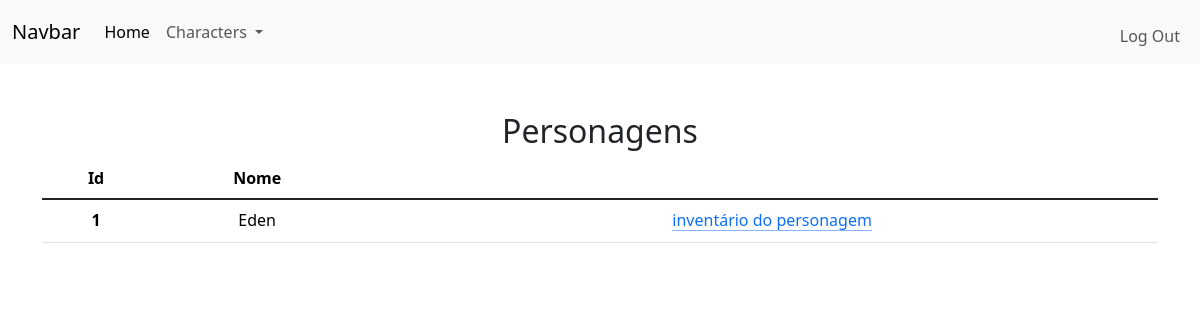
Page / (signed in) on the earlier database version.
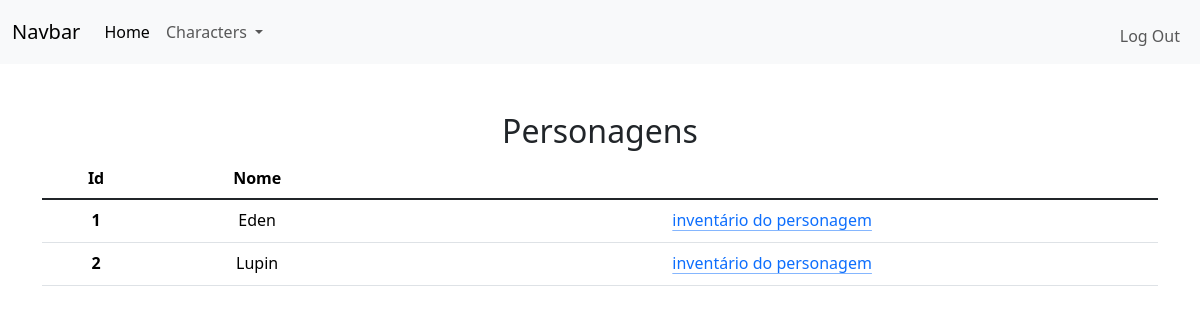
Same page on the later database version.
### tables this page shows
CREATE TABLE characters
(
    user_id INTEGER NOT NULL,
    id INTEGER PRIMARY KEY AUTOINCREMENT NOT NULL,
    name TEXT NOT NULL,
    FOREIGN KEY(user_id) REFERENCES users(id)
);

### app.py (the view)
@app.route("/")
@login_required
def index():
    session["characters"] = db.execute("SELECT * FROM characters WHERE user_id = ?", session["user_id"])
    return render_template("index.html")

### app.py (called while the page is built)
@app.after_request
def after_request(response):
    response.headers["Cache-Control"] = "no-cache, no-store, must-revalidate"
    response.headers["Expires"] = 0
    response.headers["Pragma"] = "no-cache"
    return response

### functions.py (called while the page is built)
def login_required(f):
    @wraps(f)
    def decorated_function(*args, **kwargs):
        if session.get("user_id") is None:
            return redirect("/login")
        return f(*args, **kwargs)
    return decorated_function

### templates/index.html (shortened to what this page needs)
{% extends "layout.html" %}
{% block main %}
    <table class="table">
        <h2>Personagens</h2>
        <thead>
            <tr>
                <th scope="col">Id</th>
                <th scope="col">Nome</th>
                <th scope="col"></th>
            </tr>
        </thead>
        <tbody class="table-group-divider">
            {% for character in session["characters"] %}
                <tr>
                    <th scope="row">{{character.id}}</th>
                    <td>{{character.name}}</td>
                    <td>
                        <a class="icon-link" href="/inventory?char_id={{character.id}}">
                            <svg class="bi" aria-hidden="true"><use xlink:href="/inventory?char_id={{character.id}}"></use></svg>
                            inventário do personagem
                        </a>
                    </td>
                </tr>
            {% endfor %}
        </tbody>
    </table>
{% endblock %}

### templates/layout.html (shortened to what this page needs)
<!doctype html>
<html lang="pt-BR">
<head>
    <link href="https://cdn.jsdelivr.net/npm/bootstrap@5.3.2/dist/css/bootstrap.min.css" rel="stylesheet">
</head>
<body>
    <nav class="navbar navbar-expand-lg bg-body-tertiary">
        <div class="container-fluid">
            {% if session["user_id"] %}
                <a class="navbar-brand" href="#">Navbar</a>
                <div class="collapse navbar-collapse" id="navbarNavAltMarkup">
                    <div class="navbar-nav">
                        <a class="nav-link active" aria-current="page" href="/">Home</a>
                        <li class="nav-item dropdown">
                            <a class="nav-link dropdown-toggle" href="#" role="button" data-bs-toggle="dropdown" aria-expanded="false">
                                Characters
                            </a>
                        </li>
                    </div>
                    <ul class="navbar-nav ms-auto mt-2">
                        <li class="nav-item"><a class="nav-link" href="/logout">Log Out</a></li>
                    </ul>
                </div>
            {% endif %}
        </div>
    </nav>
    <main class="container py-5 text-center">
        {% block main %}{% endblock %}
    </main>
</body>
</html>

Differences in the rows shown:
added characters: id "2", name "Lupin"
